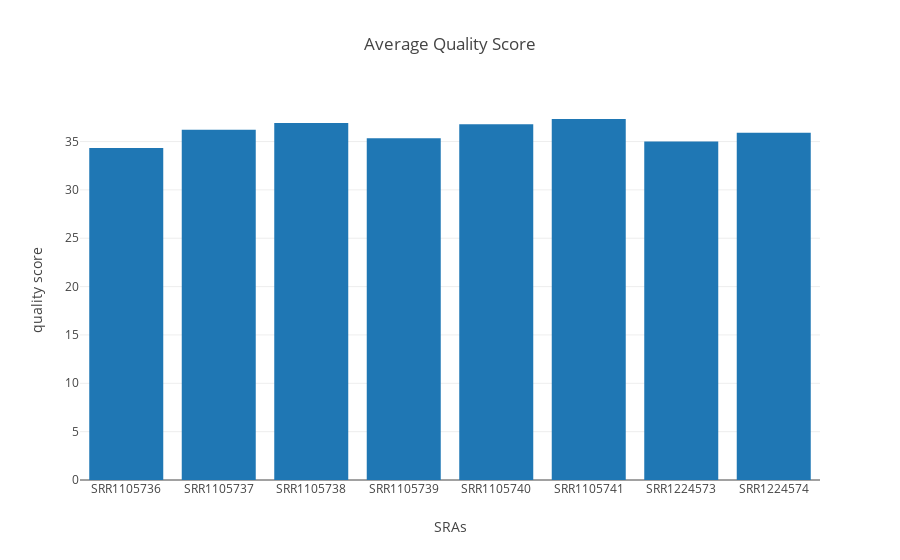

The code cell stored with this chart in its notebook:
### Code cell
columnname = "mean_quality_score"
graph_label_for_columnname = "quality score"
graph_title = "Average Quality Score"
profilepic_bargraph_from_tablefile(tablefile, columnname, graph_label_for_columnname, graph_title)

### Figure 1 — Plotly figure (JSON) as saved in the notebook; plotly's stock layout.template omitted (floating-point values rounded to 4 significant figures)
{"data": [{"type": "bar", "x": ["SRR1105736", "SRR1105737", "SRR1105738", "SRR1105739", "SRR1105740", "SRR1105741", "SRR1224573", "SRR1224574"], "y": [34.32, 36.22, 36.92, 35.34, 36.78, 37.33, 35, 35.92]}], "layout": {"title": "Average Quality Score", "xaxis": {"title": "SRAs"}, "yaxis": {"title": "quality score"}}}
